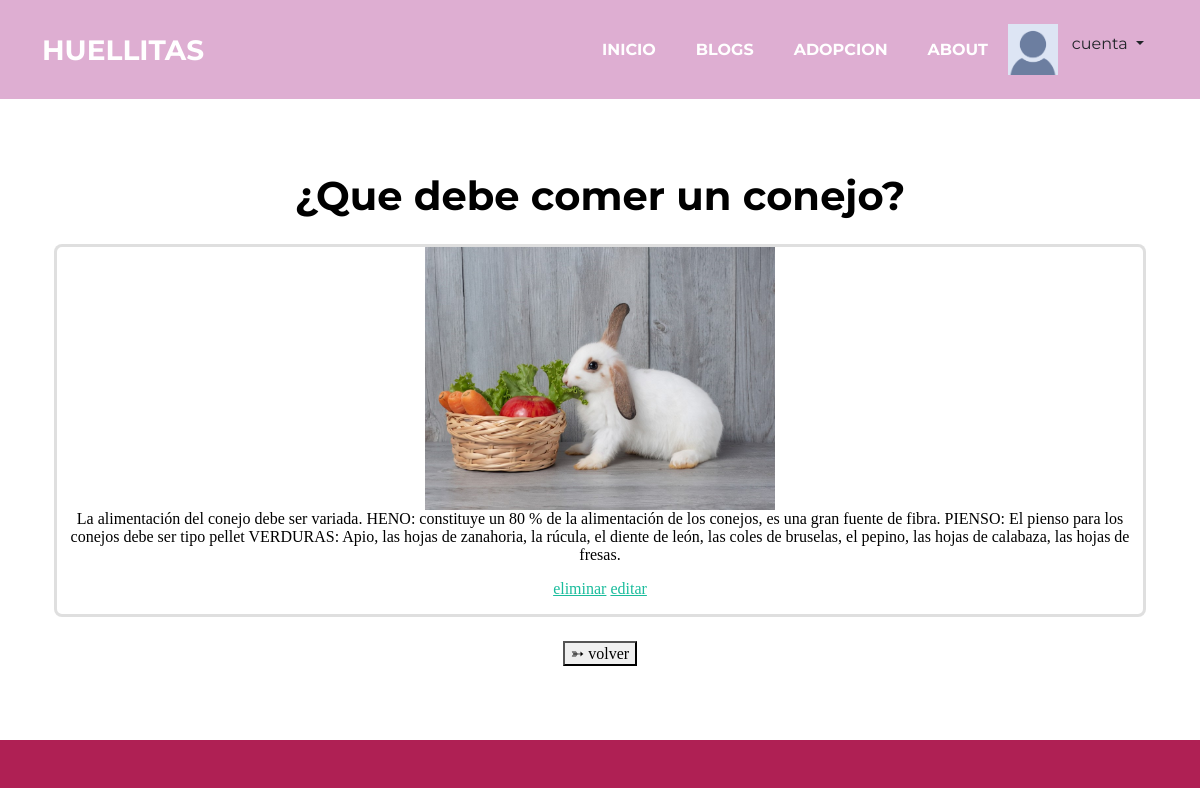
Screenshot of /blogs/2 (signed in) with the database file from the repository.
### blog/models.py (models this page shows, shortened)
class blog(models.Model):
    titulo = models.CharField(max_length=200)
    descripcion = models.TextField()
    imagen = models.ImageField(upload_to='blogs', null = True)
    owner = models.ForeignKey(to=User, on_delete=models.CASCADE, null=True)

### blog/views.py (the view)
# urls.py: path('blogs/<int:id>', views.contenido_blog, name="contenido_blog"),
def contenido_blog(request, id):
    contenido = get_object_or_404(blog, id=id)
    detalles = blog.objects.filter(id=id)
    return render(request, 'contenido.html', {
        'contenido': contenido,
        'detalles': detalles
        })

### blog/templates/contenido.html (shortened to what this page needs)
{% extends 'base.html' %}
{% load static %}
{% block content %}
{% for detalle in detalles %}
<div class="text-center">
    <h1>{{detalle.titulo}}</h1>
    <div class="container card d-flex align-items-center flex-column my-4">
    {% if detalle.imagen %}
    <img src="{{ detalle.imagen.url }}" width="350px"/>
    {% endif %}
    <p>{{detalle.descripcion}}</p>
    {% if detalle.owner == user %}
    <p><a href="{% url 'eliminar blog' detalle.id%}">eliminar</a> <a href="{% url 'editar blog' detalle.id%}">editar</a></p>
    {% endif %}
    </div>
    <a href="{% url 'blogs' %}">
        <button> ➳ volver </button>
    </a>
</div>
{% endfor %}
{% endblock %}

### rows the page displays
blog: titulo "¿Que debe comer un conejo?", imagen (picture), descripcion "La alimentación del conejo debe ser variada. HENO: constituye un 80 % de la alimentación de los conejos, es una gran fuente de fibra. PIENSO: El pienso para los conejos debe ser tipo pellet VERDURAS: Apio, las hojas de zanahoria, la rúcula, el diente de león, las coles de bruselas, el pepino, las hojas de calabaza, las hojas de fresas.", shows "eliminar"
